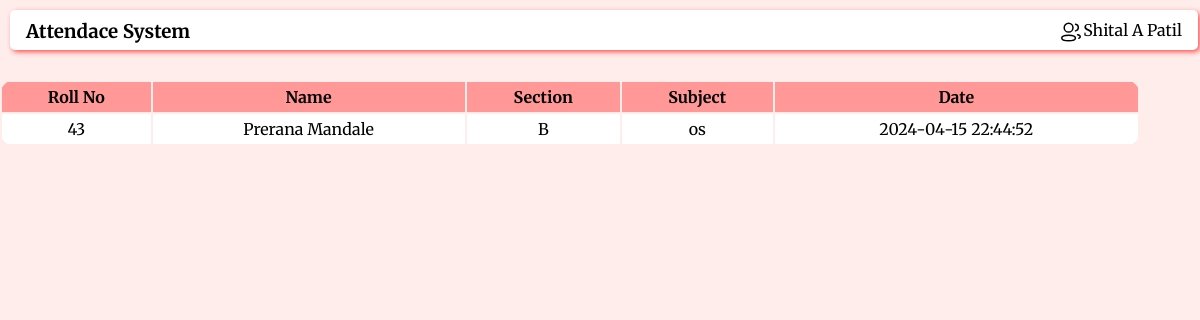
Screenshot of /teacher/details.php?sub=os&roll=43 (signed in) with the database file from the repository.
### tables this page shows
CREATE TABLE `attendance` (
  `id` int(11) NOT NULL,
  `s_id` int(11) NOT NULL,
  `s_name` varchar(50) NOT NULL,
  `subject` varchar(50) NOT NULL,
  `section` varchar(5) NOT NULL,
  `rollno` varchar(5) NOT NULL,
  `date` datetime NOT NULL
);

### teacher/details.php (the view, shortened to what this page needs)
<?php
$con = mysqli_connect("localhost", "root", "", "qr_ats");
$subject = $_GET['sub'];
$rollno = $_GET['roll'];
$query = "SELECT * FROM attendance WHERE subject='$subject' and rollno='$rollno'";
$result = mysqli_query($con, $query);
?>
<!DOCTYPE html>
<html lang="en">
<head>
  <link rel="stylesheet" href="../css/style.css" />
</head>
<body>
    <?php $title = 'Attendace System';
    include "../componets/header.php" ?>
    <div class="container">
        <table class="h">
            <tr>
                <th>Roll No</th>
                <th>Name</th>
                <th>Section</th>
                <th>Subject</th>
                <th>Date</th>
            </tr>
        <?php
            while($row = mysqli_fetch_assoc($result)){
                echo "<tr>
                    <td>".$row["rollno"]."</td>
                    <td>".$row["s_name"]."</td>
                    <td>".$row["section"]."</td>
                    <td>".$row["subject"]."</td>
                    <td>".$row["date"]."</td>
                </tr>";
            }
        ?>
        </table>
    </div>
</body>
</html>

### css/style.css (style rules this page uses)
* { margin: 0px; padding: 0px; font-family: "Merriweather", serif; }
body { background-color: #ffedec; }
.container { width: 80%; height: auto; float: right; overflow: auto; }
table { margin-top: 1rem; width: 95%; text-align: center; border-radius: 15px; overflow: hidden; }
th { padding: 5px; background-color: #ff9896; }
td { padding: 5px; background-color: white; }
@media only screen and (min-width: 992px) { .container { width: 90%; } }

### teacher/details.php (style rules this page uses)
.h { position: absolute; left: 0px; z-index: -10; }

### rows the page displays
attendance: rollno "43", s_name "Prerana Mandale", section "B", subject "os", date "2024-04-15 22:44:52"

### other values shown
$title "Attendace System"
$username "Shital A Patil"
